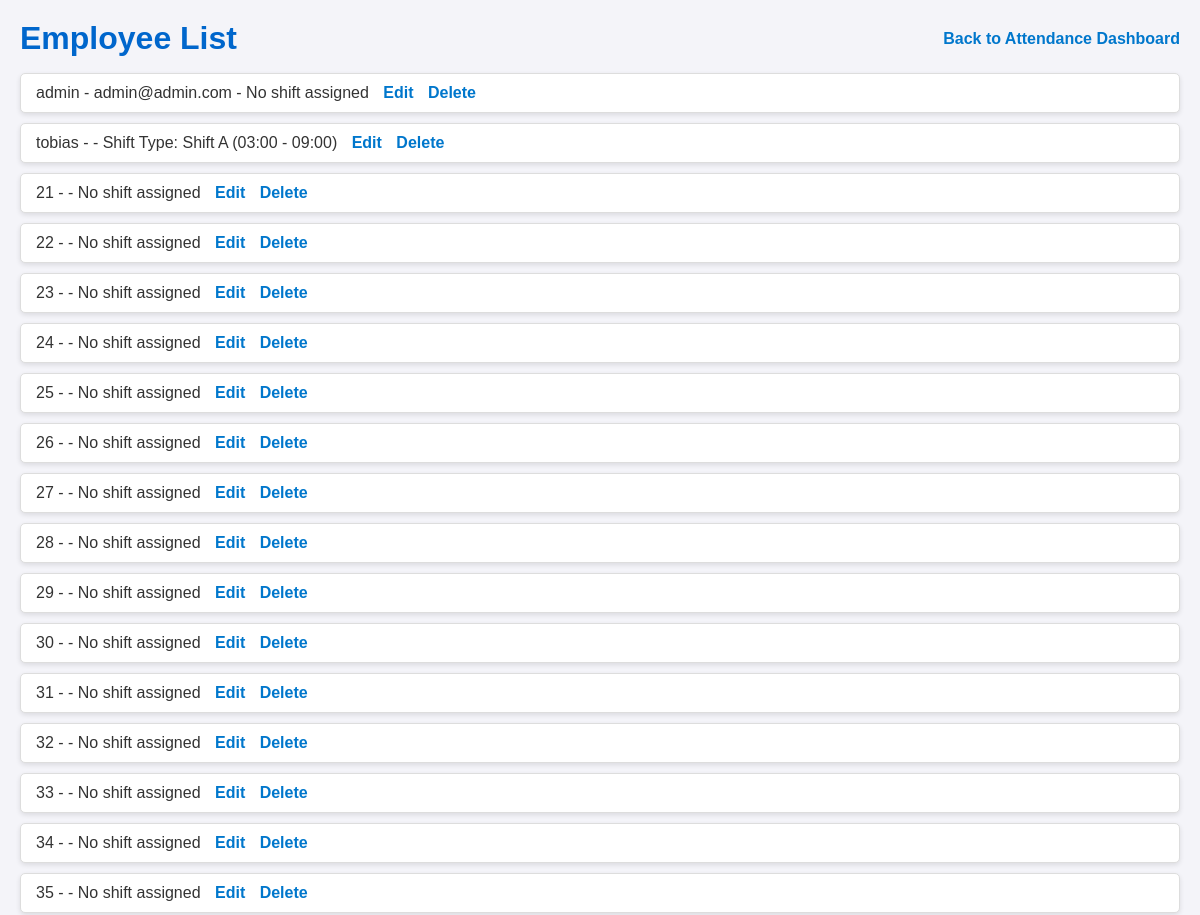
The app's page /employees/ (upper part), older data.
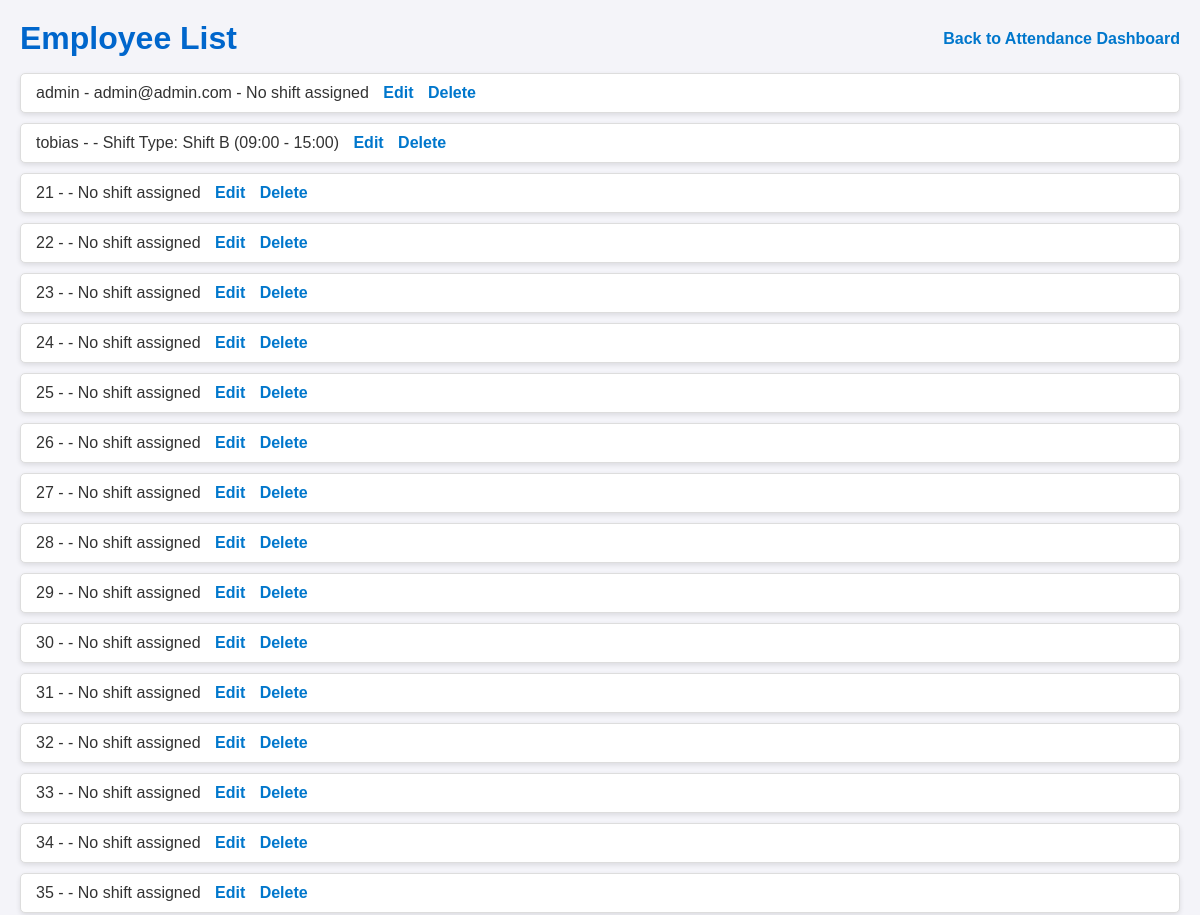
The same page, newer data.
### employee/models.py (models this page shows, shortened)
class Shift(models.Model):
    SHIFT_CHOICES = (
        ('A', 'Shift A (03:00 - 09:00)'),
        ('B', 'Shift B (09:00 - 15:00)'),
        ('C', 'Shift C (15:00 - 21:00)'),
        ('D', 'Shift D (21:00 - 03:00)'),
    )
    user = models.ForeignKey(User, on_delete=models.CASCADE, unique=True)
    shift_type = models.CharField(max_length=1, choices=SHIFT_CHOICES)
    start_time = models.TimeField(editable=False)
    end_time = models.TimeField(editable=False)

### recognition/views.py (the view)
# urls.py: path('employees/', recog_views.employee_list, name='employee_list'),
def employee_list(request):
    employees = User.objects.all().prefetch_related('shift_set')
    return render(request, 'recognition/employee_list.html', {'employees': employees})

### recognition/templates/recognition/employee_list.html (shortened to what this page needs)
<!DOCTYPE html>
<html>
<head>
</head>
<body>
    <div class="header">
        <h1>Employee List</h1>
        <a class="nav-link" href="{% url 'view-attendance-home' %}">Back to Attendance Dashboard</a>
    </div>
    <ul>
        {% for employee in employees %}
            <li>
                {{ employee.username }} - {{ employee.email }}
                {% for shift in employee.shift_set.all %}
                    - Shift Type: {{ shift.get_shift_type_display }}
                {% empty %}
                    - No shift assigned
                {% endfor %}
                <a href="{% url 'employee_edit' id=employee.id %}">Edit</a>
                <a href="{% url 'employee_delete' id=employee.id %}">Delete</a>
            </li>
        {% endfor %}
    </ul>
</body>
</html>

Row changes from the older to the newer data that the page shows:
changed Shift: shift_type "Shift A (03:00 - 09:00)" → "Shift B (09:00 - 15:00)"
